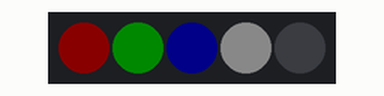
The program below on a simulated MicroPython board. Shown: 5 RGB LEDs in strip order, left to right. Dim RGB values are drawn brighter than linear.

Above: at 0.1 s.
At 0.6 s:
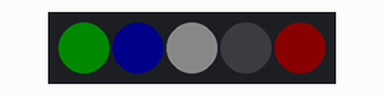
At 1.1 s:
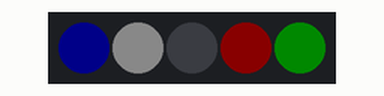
At 1.6 s:
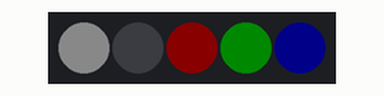
At 2.1 s:
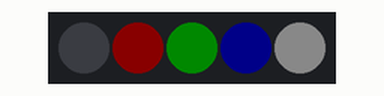
Timing chart, 0 to 130.0 s (numbered marks = the images above):
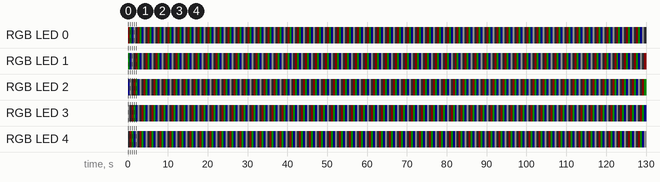

Measured:
- by itself, RGB LED 1: repeats every 2.5 s: RGB(0, 0, 10) 0.50 s, RGB(10, 10, 10) 0.50 s, off 0.50 s, RGB(10, 0, 0) 0.50 s, RGB(0, 10, 0) 0.50 s
- by itself, RGB LED 2: repeats every 2.5 s: RGB(10, 10, 10) 0.50 s, off 0.50 s, RGB(10, 0, 0) 0.50 s, RGB(0, 10, 0) 0.50 s, RGB(0, 0, 10) 0.50 s
- by itself, RGB LED 3: repeats every 2.5 s: off 0.50 s, RGB(10, 0, 0) 0.50 s, RGB(0, 10, 0) 0.50 s, RGB(0, 0, 10) 0.50 s, RGB(10, 10, 10) 0.50 s
- by itself, RGB LED 0, RGB LED 4: repeats every 2.5 s: RGB(0, 10, 0) 0.50 s, RGB(0, 0, 10) 0.50 s, RGB(10, 10, 10) 0.50 s, off 0.50 s, RGB(10, 0, 0) 0.50 s
- what the display in image 1 shows lasts 0.5 s, from 0.5 s to 1.0 s

The program:

rotate_modulo.py
```python
import machine
from neopixel import NeoPixel
from time import sleep

Num_pix = 5

pixels = NeoPixel(machine.Pin(1), Num_pix)  #set up Pixel array

colors  = [(10,0,0),(0,10,0),(0,0,10),(10,10,10),(0,0,0)]  #create a list of colors. Maximum is 255

while True:
        for j in range(Num_pix):
            for i in range(Num_pix):
              pixels[i] = colors[(i+j) % Num_pix]  #assign colors to
            pixels.write()
            sleep(.5)
```
